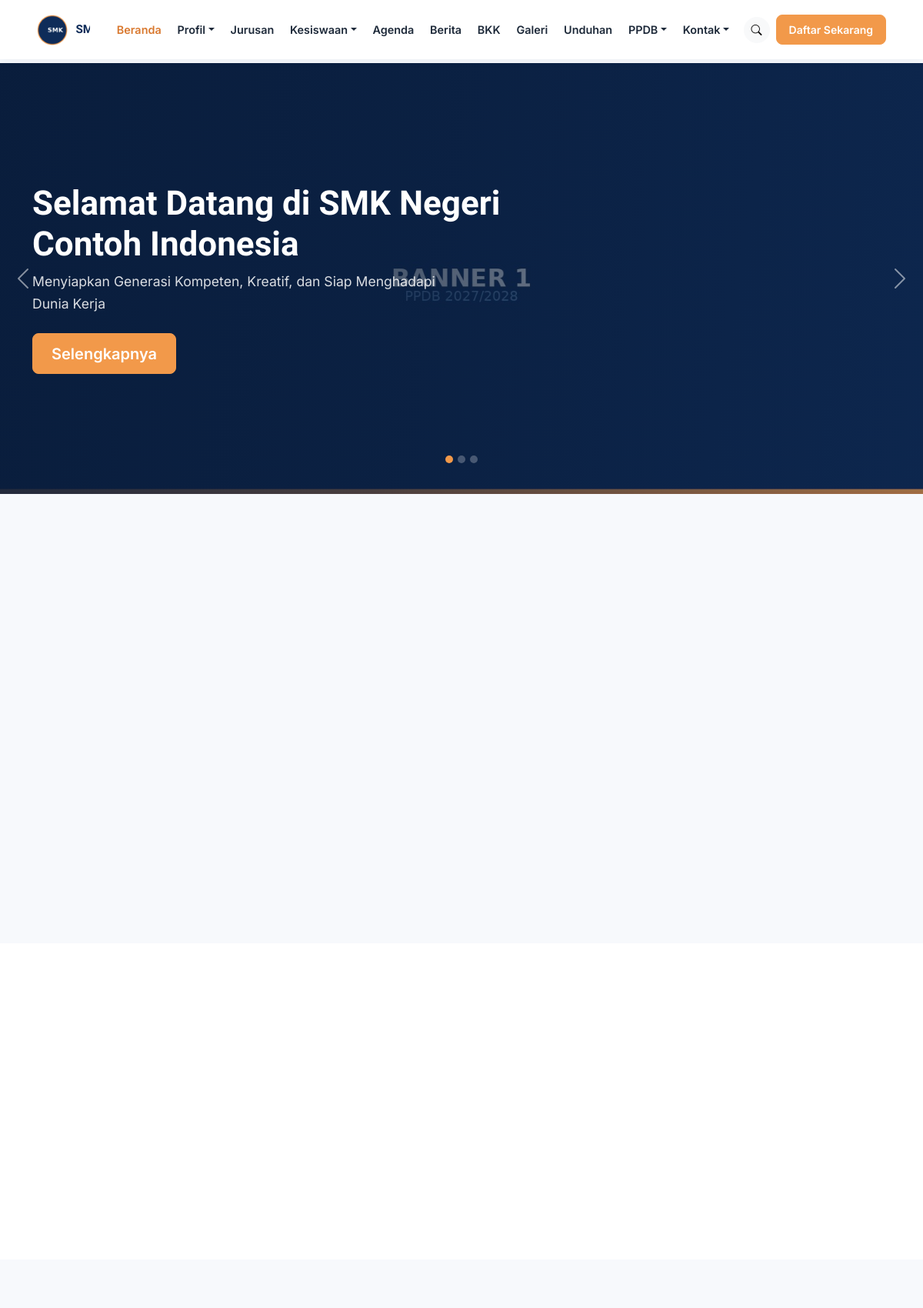
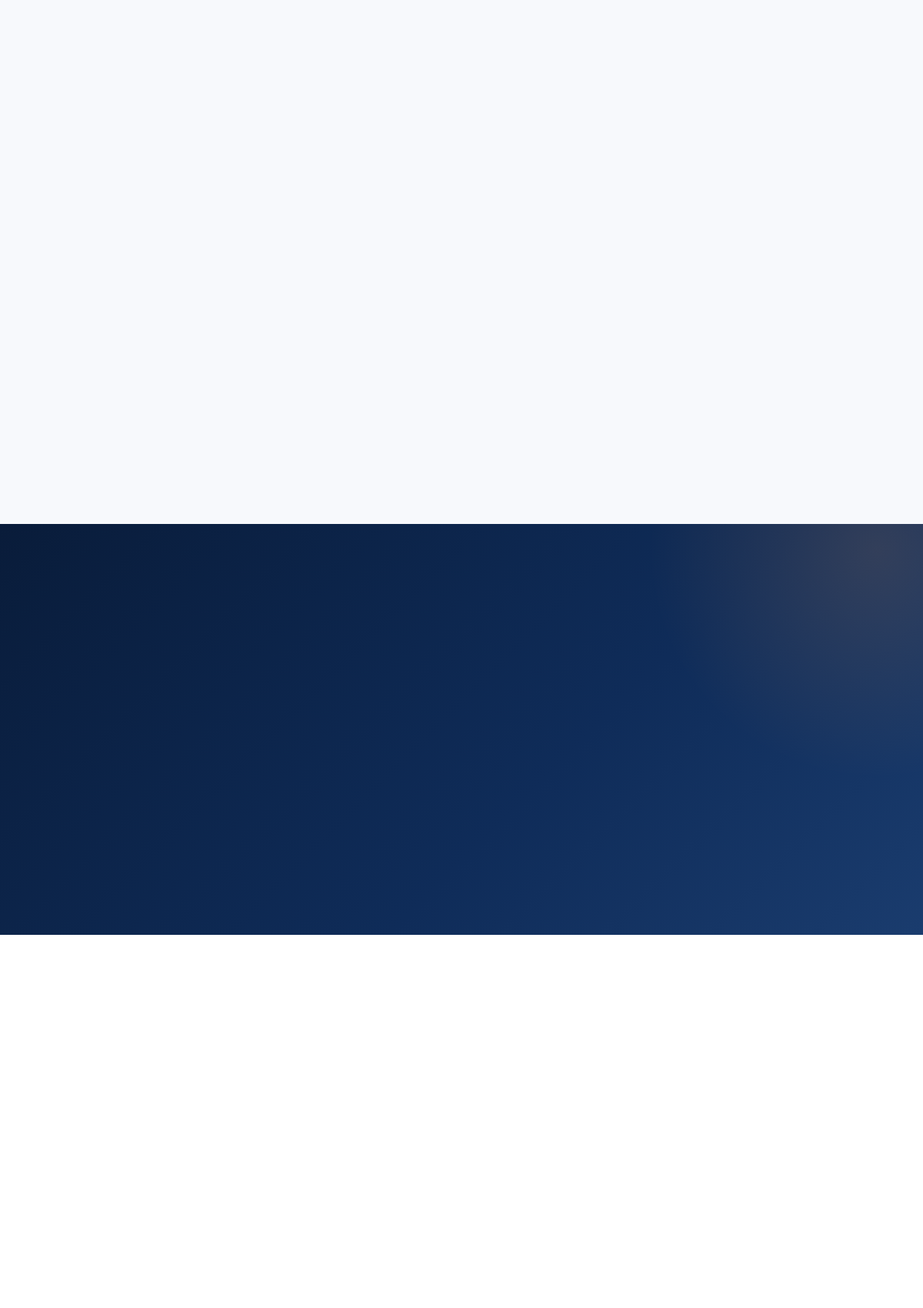
The page / (upper part) on the database its author committed (2 pictures, top to bottom).
### tables this page shows
CREATE TABLE school_profile (
  id INT UNSIGNED AUTO_INCREMENT PRIMARY KEY,
  school_name VARCHAR(150) NOT NULL,
  npsn VARCHAR(20) DEFAULT NULL,
  address VARCHAR(255) DEFAULT NULL,
  phone VARCHAR(50) DEFAULT NULL,
  email VARCHAR(150) DEFAULT NULL,
  website VARCHAR(150) DEFAULT NULL,
  description TEXT,
  logo VARCHAR(255) DEFAULT NULL,
  favicon VARCHAR(255) DEFAULT NULL,
  map_url VARCHAR(255) DEFAULT NULL,
  accreditation VARCHAR(10) DEFAULT NULL,
  founded_year VARCHAR(10) DEFAULT NULL,
  running_text TEXT DEFAULT NULL,
  is_running_text_active TINYINT(1) DEFAULT 1,
  video_profile_url VARCHAR(255) DEFAULT 'https://www.youtube.com/watch?v=7vhYf5p_yhs',
  whatsapp_ppdb VARCHAR(50) DEFAULT '6281234567890',
  whatsapp_bkk VARCHAR(50) DEFAULT '6281234567891',
  whatsapp_tu VARCHAR(50) DEFAULT '6281234567892',
  created_at DATETIME DEFAULT CURRENT_TIMESTAMP,
  updated_at DATETIME DEFAULT CURRENT_TIMESTAMP ON UPDATE CURRENT_TIMESTAMP
);

CREATE TABLE banners (
  id INT UNSIGNED AUTO_INCREMENT PRIMARY KEY,
  title VARCHAR(150) NOT NULL,
  description VARCHAR(255) DEFAULT NULL,
  image VARCHAR(255) NOT NULL,
  button_text VARCHAR(50) DEFAULT NULL,
  button_url VARCHAR(255) DEFAULT NULL,
  sort_order INT UNSIGNED DEFAULT 0,
  status TINYINT(1) NOT NULL DEFAULT 1,
  created_at DATETIME DEFAULT CURRENT_TIMESTAMP,
  updated_at DATETIME DEFAULT CURRENT_TIMESTAMP ON UPDATE CURRENT_TIMESTAMP
);

### config/database.php (called while the page is built)
<?php
class Database
{
    private static ?PDO $instance = null;
    private static string $host   = 'localhost';
    private static string $dbname = 'smk_school';
    private static string $user   = 'root';
    private static string $pass   = '';
    public static function getInstance(): PDO
    {
        if (self::$instance === null) {
            $dsn = 'mysql:host=' . self::$host . ';dbname=' . self::$dbname . ';charset=utf8mb4';
            try {
                self::$instance = new PDO($dsn, self::$user, self::$pass, [
                    PDO::ATTR_ERRMODE            => PDO::ERRMODE_EXCEPTION,
                    PDO::ATTR_DEFAULT_FETCH_MODE  => PDO::FETCH_ASSOC,
                    PDO::ATTR_EMULATE_PREPARES    => false,
                ]);
            } catch (PDOException $e) {
                error_log('Database connection failed: ' . $e->getMessage());
                die('Koneksi database gagal. Silakan cek konfigurasi di config/database.php.');
            }
        }
        return self::$instance;
    }
}
function getDB(): PDO
{
    return Database::getInstance();
}

### includes/functions.php (called while the page is built, shortened)
<?php
function e(?string $value): string
{
    return htmlspecialchars($value ?? '', ENT_QUOTES, 'UTF-8');
}
function getSchoolProfile(): array
{
    static $profile = null;
    if ($profile === null) {
        $stmt = getDB()->query('SELECT * FROM school_profile ORDER BY id LIMIT 1');
        $profile = $stmt->fetch() ?: [];
    }
    return $profile;
}

### pages/home.php (the view, shortened to what this page needs)
<?php
$db      = getDB();
$profile = getSchoolProfile();
$banners   = $db->query("SELECT * FROM banners WHERE status = 1 ORDER BY sort_order ASC")->fetchAll();
$principal = $db->query("SELECT * FROM principal_message ORDER BY id LIMIT 1")->fetch();
require BASE_PATH . '/includes/header.php';
require BASE_PATH . '/includes/navbar.php';
?>
<section class="hero-slider">
  <div id="heroCarousel" class="carousel slide" data-bs-ride="carousel" data-bs-interval="5500">
    <div class="carousel-indicators">
      <?php foreach ($banners as $i => $b): ?>
        <button type="button" data-bs-target="#heroCarousel" data-bs-slide-to="<?= $i ?>" class="<?= $i === 0 ? 'active' : '' ?>" aria-label="Slide <?= $i + 1 ?>"></button>
      <?php endforeach; ?>
    </div>
    <div class="carousel-inner">
      <?php foreach ($banners as $i => $b): ?>
        <div class="carousel-item <?= $i === 0 ? 'active' : '' ?>">
          <div class="hero-slide" style="background-image: url('<?= e(BASE_URL . '/' . $b['image']) ?>');">
            <div class="container">
              <h1><?= e($b['title']) ?></h1>
              <p><?= e($b['description']) ?></p>
              <?php if (!empty($b['button_text'])): ?>
                <a href="<?= e(BASE_URL . $b['button_url']) ?>" class="btn btn-accent btn-lg mt-2"><?= e($b['button_text']) ?></a>
              <?php endif; ?>
            </div>
          </div>
        </div>
      <?php endforeach; ?>
    </div>
    <button class="carousel-control-prev" type="button" data-bs-target="#heroCarousel" data-bs-slide="prev">
      <span class="carousel-control-prev-icon" aria-hidden="true"></span>
    </button>
    <button class="carousel-control-next" type="button" data-bs-target="#heroCarousel" data-bs-slide="next">
      <span class="carousel-control-next-icon" aria-hidden="true"></span>
    </button>
  </div>
</section>
<?php if ($principal): ?>
<section class="section">
  <div class="container">
    <div class="row align-items-center g-5">
    </div>
  </div>
</section>
<?php endif; ?>
<section class="section section-alt">
  <div class="container">
    <div class="row align-items-center g-5">
    </div>
  </div>
</section>
<section class="section">
  <div class="container">
    <div class="row g-4 reveal-group">
    </div>
  </div>
</section>
<?php if (!empty($profile['video_profile_url'])): ?>
<section class="section section-video-tour">
  <div class="container">
    <div class="row align-items-center g-5">
    </div>
  </div>
</section>
<?php endif; ?>
<section class="section section-alt">
  <div class="container">
    <div class="row g-4 reveal-group">
    </div>
  </div>
</section>
<?php require BASE_PATH . '/includes/footer.php'; ?>

### includes/navbar.php (shortened to what this page needs)
<?php
$profile = getSchoolProfile();
$currentPath = parse_url($_SERVER['REQUEST_URI'] ?? '/', PHP_URL_PATH);
function navActive(string $path, string $current): string
{
    return $current === $path ? ' active' : '';
}
?>
<nav class="navbar navbar-expand-xl navbar-smk fixed-top <?= (!empty($profile['is_running_text_active']) && !empty($profile['running_text'])) ? 'has-ticker' : '' ?>">
  <div class="container-fluid px-3 px-md-4 px-xl-5">
    <a class="navbar-brand me-2 me-xl-4" href="<?= e(BASE_URL) ?>/" title="<?= e($profile['school_name'] ?? '') ?>">
      <img src="<?= e(BASE_URL . '/' . ($profile['logo'] ?? 'assets/images/logo.png')) ?>" alt="Logo <?= e($profile['school_name'] ?? '') ?>">
      <span class="navbar-brand-text"><?= e($profile['school_name'] ?? 'SMK Negeri Contoh Indonesia') ?></span>
    </a>
    <div class="collapse navbar-collapse" id="mainNav">
      <ul class="navbar-nav ms-auto align-items-xl-center">
        <li class="nav-item"><a class="nav-link<?= navActive('/', $currentPath) ?>" href="<?= e(BASE_URL) ?>/">Beranda</a></li>
        <li class="nav-item dropdown">
          <a class="nav-link dropdown-toggle" href="<?= e(BASE_URL) ?>/profil" id="profilDropdown" role="button" data-bs-toggle="dropdown" aria-expanded="false">Profil</a>
        </li>
        <li class="nav-item"><a class="nav-link<?= navActive('/jurusan', $currentPath) ?>" href="<?= e(BASE_URL) ?>/jurusan">Jurusan</a></li>
        <li class="nav-item dropdown">
          <a class="nav-link dropdown-toggle<?= $currentPath === '/ekstrakurikuler' || $currentPath === '/prestasi' || $currentPath === '/kelulusan' ? ' active' : '' ?>" href="#" id="kesiswaanDropdown" role="button" data-bs-toggle="dropdown" aria-expanded="false">Kesiswaan</a>
        </li>
        <li class="nav-item"><a class="nav-link<?= navActive('/agenda', $currentPath) ?>" href="<?= e(BASE_URL) ?>/agenda">Agenda</a></li>
        <li class="nav-item"><a class="nav-link<?= navActive('/berita', $currentPath) ?>" href="<?= e(BASE_URL) ?>/berita">Berita</a></li>
        <li class="nav-item"><a class="nav-link<?= str_starts_with($currentPath, '/bkk') ? ' active' : '' ?>" href="<?= e(BASE_URL) ?>/bkk">BKK</a></li>
        <li class="nav-item"><a class="nav-link<?= navActive('/galeri', $currentPath) ?>" href="<?= e(BASE_URL) ?>/galeri">Galeri</a></li>
        <li class="nav-item"><a class="nav-link<?= navActive('/unduhan', $currentPath) ?>" href="<?= e(BASE_URL) ?>/unduhan">Unduhan</a></li>
        <li class="nav-item dropdown">
          <a class="nav-link dropdown-toggle<?= str_starts_with($currentPath, '/ppdb') ? ' active' : '' ?>" href="<?= e(BASE_URL) ?>/ppdb" id="ppdbDropdown" role="button" data-bs-toggle="dropdown" aria-expanded="false">PPDB</a>
        </li>
        <li class="nav-item dropdown">
          <a class="nav-link dropdown-toggle<?= $currentPath === '/kontak' || $currentPath === '/buku-tamu' ? ' active' : '' ?>" href="#" id="kontakDropdown" role="button" data-bs-toggle="dropdown" aria-expanded="false">Kontak</a>
        </li>
        <li class="nav-item d-none d-xl-flex align-items-center ms-2">
          <button type="button" class="btn btn-sm btn-light rounded-circle shadow-none p-1" data-bs-toggle="modal" data-bs-target="#globalSearchModal" title="Pencarian Global (Ctrl + K)" style="width:34px;height:34px;">
            <i class="bi bi-search"></i>
          </button>
        </li>
        <li class="nav-item ms-xl-2 mt-2 mt-xl-0">
          <a class="btn btn-sm btn-accent text-nowrap px-3 py-2 fw-semibold" href="<?= e(BASE_URL) ?>/ppdb/daftar">Daftar Sekarang</a>
        </li>
      </ul>
    </div>
  </div>
</nav>
<div class="navbar-spacer <?= (!empty($profile['is_running_text_active']) && !empty($profile['running_text'])) ? 'has-ticker' : '' ?>" aria-hidden="true"></div>

### assets/css/style.css (style rules this page uses)
:root { --color-primary: #0F2C59; --color-primary-dark: #091C3A; --color-secondary: #5B8DBE; --color-accent: #F2994A; --color-accent-dark: #D9782E; --color-bg: #F7F9FC; --color-surface: #FFFFFF; --color-text: #1D2939; --color-text-muted: #667085; --color-border: #E4E9F2; --font-display: 'Sora', sans-serif; --font-body: 'Inter', sans-serif; --font-mono: 'JetBrains Mono', monospace; --radius: 14px; --radius-sm: 8px; --shadow-soft: 0 6px 24px rgba(15, 44, 89, 0.08); --shadow-lift: 0 12px 32px rgba(15, 44, 89, 0.14); --section-spacing: 5.5rem; }
html { scroll-behavior: smooth; }
body { font-family: var(--font-body); color: var(--color-text); background-color: var(--color-bg); line-height: 1.65; }
h1, h2, h3, h4, h5, h6 { font-family: var(--font-display); color: var(--color-primary); font-weight: 700; }
a { color: var(--color-secondary); text-decoration: none; }
.section { padding: var(--section-spacing) 0; }
.section-alt { background-color: var(--color-surface); }
.btn-accent { background-color: var(--color-accent); border-color: var(--color-accent); color: #fff; font-weight: 600; border-radius: var(--radius-sm); padding: 0.65rem 1.5rem; transition: transform 0.15s ease, background-color 0.15s ease; }
.navbar-smk { background-color: var(--color-surface); box-shadow: 0 2px 12px rgba(15, 44, 89, 0.06); transition: box-shadow 0.2s ease, padding 0.2s ease; padding: 0.85rem 0; }
.navbar-smk .navbar-brand { display: flex; align-items: center; gap: 0.65rem; min-width: 0; flex-shrink: 1; max-width: 380px; }
.navbar-smk .navbar-brand img { height: 40px; width: auto; flex-shrink: 0; }
.navbar-smk .navbar-brand-text { font-family: var(--font-display); font-weight: 700; color: var(--color-primary); line-height: 1.15; font-size: 0.95rem; display: -webkit-box; -webkit-line-clamp: 2; -webkit-box-orient: vertical; overflow: hidden; text-overflow: ellipsis; word-break: break-word; }
.navbar-smk .nav-link { color: var(--color-text); font-weight: 600; font-size: 0.9rem; padding: 0.45rem 0.65rem !important; white-space: nowrap; transition: color 0.15s ease; }
.navbar-smk .nav-link.active, .navbar-smk .nav-link:hover { color: var(--color-accent-dark); }
.hero-slider { position: relative; }
.hero-slide { min-height: 560px; display: flex; align-items: center; background-size: cover; background-position: center; position: relative; }
.hero-slide::after { content: ""; position: absolute; inset: 0; background: linear-gradient(100deg, rgba(9,28,58,0.92) 0%, rgba(9,28,58,0.72) 45%, rgba(9,28,58,0.35) 100%); }
.hero-slide .container { position: relative; z-index: 2; }
.hero-slide h1 { color: #fff; font-size: 2.75rem; max-width: 620px; }
.hero-slide p { color: rgba(255,255,255,0.85); max-width: 560px; font-size: 1.1rem; }
.hero-slider .carousel-indicators { bottom: 1.5rem; }
.hero-slider .carousel-indicators [data-bs-target] { width: 10px; height: 10px; border-radius: 50%; background-color: rgba(255,255,255,0.5); border: none; }
.hero-slider .carousel-indicators .active { background-color: var(--color-accent); }
.hero-slider .carousel-control-prev, .hero-slider .carousel-control-next { width: 5%; }
img.lazy-fade { opacity: 0; transition: opacity 0.5s ease-in-out, transform 0.4s ease; }
img.lazy-fade.is-loaded { opacity: 1; }
.navbar-spacer { height: 82px; }
.section-video-tour { background: linear-gradient(135deg, #091C3A 0%, #0F2C59 60%, #1a3c6e 100%); color: #ffffff; padding: 5.5rem 0; position: relative; overflow: hidden; }
.section-video-tour::before { content: ""; position: absolute; top: -50%; right: -20%; width: 600px; height: 600px; background: radial-gradient(circle, rgba(242, 153, 74, 0.15) 0%, transparent 70%); border-radius: 50%; pointer-events: none; }

### rows shown on the page
school_profile: logo (picture)
banners: image (picture), title "Selamat Datang di SMK Negeri Contoh Indonesia", description "Menyiapkan Generasi Kompeten, Kreatif, dan Siap Menghadapi Dunia Kerja", button_text "Selengkapnya"
